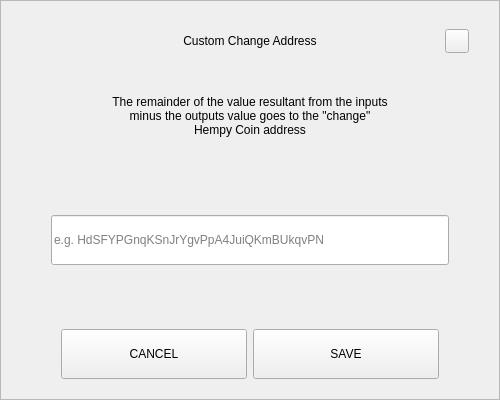
<?xml version="1.0" encoding="UTF-8"?>
<ui version="4.0">
 <class>SendChangeAddressDialog</class>
 <widget class="QDialog" name="SendChangeAddressDialog">
  <property name="geometry">
   <rect>
    <x>0</x>
    <y>0</y>
    <width>500</width>
    <height>400</height>
   </rect>
  </property>
  <property name="windowTitle">
   <string>Dialog</string>
  </property>
  <layout class="QVBoxLayout" name="verticalLayout">
   <property name="spacing">
    <number>0</number>
   </property>
   <property name="leftMargin">
    <number>0</number>
   </property>
   <property name="topMargin">
    <number>0</number>
   </property>
   <property name="rightMargin">
    <number>0</number>
   </property>
   <property name="bottomMargin">
    <number>0</number>
   </property>
   <item>
    <widget class="QFrame" name="frame">
     <property name="styleSheet">
      <string notr="true"/>
     </property>
     <property name="frameShape">
      <enum>QFrame::StyledPanel</enum>
     </property>
     <property name="frameShadow">
      <enum>QFrame::Raised</enum>
     </property>
     <layout class="QVBoxLayout" name="verticalLayout_2" stretch="0,0,0,0,0,0,0">
      <property name="spacing">
       <number>0</number>
      </property>
      <property name="leftMargin">
       <number>30</number>
      </property>
      <property name="topMargin">
       <number>20</number>
      </property>
      <property name="rightMargin">
       <number>30</number>
      </property>
      <property name="bottomMargin">
       <number>20</number>
      </property>
      <item>
       <layout class="QHBoxLayout" name="horizontalLayout_3">
        <property name="spacing">
         <number>0</number>
        </property>
        <item>
         <spacer name="horizontalSpacer_2">
          <property name="orientation">
           <enum>Qt::Horizontal</enum>
          </property>
          <property name="sizeHint" stdset="0">
           <size>
            <width>40</width>
            <height>20</height>
           </size>
          </property>
         </spacer>
        </item>
        <item>
         <widget class="QLabel" name="labelTitle">
          <property name="minimumSize">
           <size>
            <width>0</width>
            <height>40</height>
           </size>
          </property>
          <property name="maximumSize">
           <size>
            <width>16777215</width>
            <height>40</height>
           </size>
          </property>
          <property name="styleSheet">
           <string notr="true">padding-left:24px;</string>
          </property>
          <property name="text">
           <string>Custom Change Address</string>
          </property>
          <property name="alignment">
           <set>Qt::AlignCenter</set>
          </property>
          <property name="margin">
           <number>7</number>
          </property>
         </widget>
        </item>
        <item>
         <spacer name="horizontalSpacer">
          <property name="orientation">
           <enum>Qt::Horizontal</enum>
          </property>
          <property name="sizeHint" stdset="0">
           <size>
            <width>40</width>
            <height>20</height>
           </size>
          </property>
         </spacer>
        </item>
        <item>
         <widget class="QPushButton" name="btnEsc">
          <property name="minimumSize">
           <size>
            <width>24</width>
            <height>24</height>
           </size>
          </property>
          <property name="maximumSize">
           <size>
            <width>24</width>
            <height>24</height>
           </size>
          </property>
          <property name="focusPolicy">
           <enum>Qt::NoFocus</enum>
          </property>
          <property name="text">
           <string/>
          </property>
         </widget>
        </item>
       </layout>
      </item>
      <item>
       <spacer name="verticalSpacer_2">
        <property name="orientation">
         <enum>Qt::Vertical</enum>
        </property>
        <property name="sizeType">
         <enum>QSizePolicy::Fixed</enum>
        </property>
        <property name="sizeHint" stdset="0">
         <size>
          <width>20</width>
          <height>20</height>
         </size>
        </property>
       </spacer>
      </item>
      <item alignment="Qt::AlignHCenter">
       <widget class="QLabel" name="labelMessage">
        <property name="minimumSize">
         <size>
          <width>0</width>
          <height>70</height>
         </size>
        </property>
        <property name="text">
         <string>The remainder of the value resultant from the inputs minus the outputs value goes to the &quot;change&quot; Hempy Coin address</string>
        </property>
        <property name="alignment">
         <set>Qt::AlignCenter</set>
        </property>
        <property name="wordWrap">
         <bool>true</bool>
        </property>
       </widget>
      </item>
      <item>
       <spacer name="verticalSpacer_3">
        <property name="orientation">
         <enum>Qt::Vertical</enum>
        </property>
        <property name="sizeHint" stdset="0">
         <size>
          <width>20</width>
          <height>40</height>
         </size>
        </property>
       </spacer>
      </item>
      <item>
       <layout class="QHBoxLayout" name="horizontalLayout_2">
        <property name="spacing">
         <number>0</number>
        </property>
        <property name="leftMargin">
         <number>20</number>
        </property>
        <property name="rightMargin">
         <number>20</number>
        </property>
        <item>
         <widget class="QLineEdit" name="lineEditAddress">
          <property name="minimumSize">
           <size>
            <width>0</width>
            <height>50</height>
           </size>
          </property>
          <property name="placeholderText">
           <string notr="true">e.g. HdSFYPGnqKSnJrYgvPpA4JuiQKmBUkqvPN</string>
          </property>
         </widget>
        </item>
       </layout>
      </item>
      <item>
       <spacer name="verticalSpacer">
        <property name="orientation">
         <enum>Qt::Vertical</enum>
        </property>
        <property name="sizeHint" stdset="0">
         <size>
          <width>20</width>
          <height>40</height>
         </size>
        </property>
       </spacer>
      </item>
      <item>
       <layout class="QHBoxLayout" name="horizontalLayout" stretch="2,2">
        <property name="spacing">
         <number>6</number>
        </property>
        <property name="leftMargin">
         <number>30</number>
        </property>
        <property name="rightMargin">
         <number>30</number>
        </property>
        <item>
         <widget class="QPushButton" name="btnCancel">
          <property name="minimumSize">
           <size>
            <width>180</width>
            <height>50</height>
           </size>
          </property>
          <property name="focusPolicy">
           <enum>Qt::NoFocus</enum>
          </property>
          <property name="text">
           <string>CANCEL</string>
          </property>
         </widget>
        </item>
        <item>
         <widget class="QPushButton" name="btnSave">
          <property name="minimumSize">
           <size>
            <width>180</width>
            <height>50</height>
           </size>
          </property>
          <property name="focusPolicy">
           <enum>Qt::NoFocus</enum>
          </property>
          <property name="text">
           <string>SAVE</string>
          </property>
         </widget>
        </item>
       </layout>
      </item>
     </layout>
    </widget>
   </item>
  </layout>
 </widget>
 <resources/>
 <connections/>
</ui>
